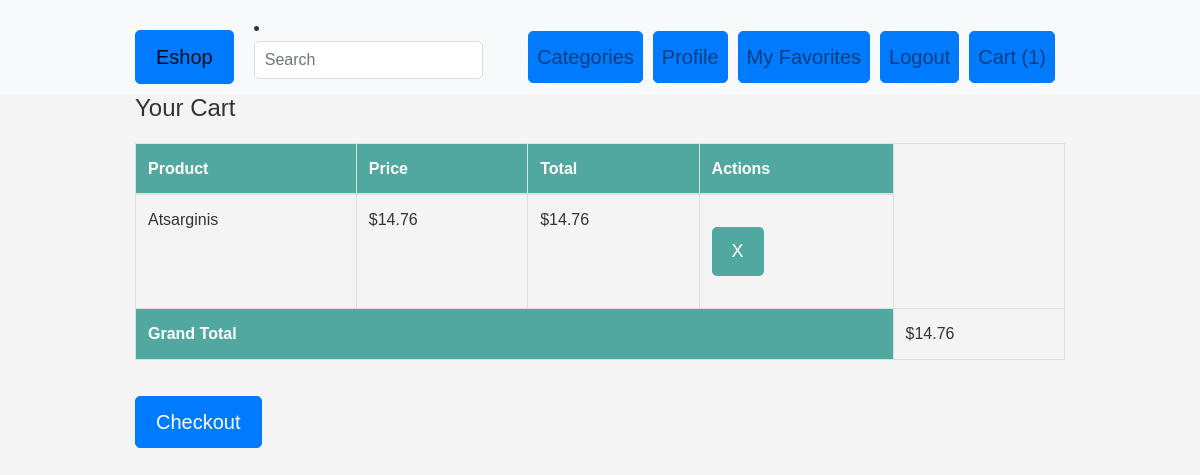
Screenshot of /cart-detail/ (signed in) with the database file from the repository.
### eshopas_app/models.py (models this page shows, shortened)
class Cart(models.Model):
    user = models.OneToOneField(User, on_delete=models.CASCADE)

class CartItem(models.Model):
    product = models.ForeignKey(Product, on_delete=models.CASCADE)
    quantity = models.PositiveIntegerField(default=1)
    created_at = models.DateTimeField(auto_now_add=True)
    cart = models.ForeignKey(Cart, on_delete=models.CASCADE, default=None)
    def total_price(self):
        return self.product.price * self.quantity

class Product(models.Model):
    product_id = models.IntegerField(default=0)
    name = models.CharField(max_length=100)
    price = models.DecimalField(max_digits=10, decimal_places=2)
    category = models.ForeignKey(Category, on_delete=models.CASCADE, default=1)
    image = models.ImageField(upload_to='product_images/', blank=True, null=True)
    thumbnail = ImageSpecField(source='image', processors=[ResizeToFill(150, 200)], format='JPEG', options={'quality': 90})
    is_featured = models.BooleanField(default=True)
    stock = models.PositiveIntegerField(default=0)
    description = models.TextField(blank=True)
    favorites = models.ManyToManyField(User, related_name='favorites', blank=True)

### eshopas_app/views.py (the view)
# urls.py: path('cart-detail/', views.cart_detail, name='cart_detail'),
@login_required
def cart_detail(request):
    user = request.user
    cart, created = Cart.objects.get_or_create(user=user)
    cart_items = CartItem.objects.filter(cart=cart)
    total_cart_value = sum(item.total_price() for item in cart_items)
    context = {
        'cart_items': cart_items,
        'total_cart_value': total_cart_value,
    }
    return render(request, 'cart_detail.html', context)

### eshopas_app/templates/cart_detail.html (shortened to what this page needs)
{% extends 'base.html' %}
{% load static %}
{% load myfilters %}
{% block content %}
    <h2>Your Cart</h2>
    <table class="table">
        <thead>
            <tr>
                <th>Product</th>
                <th>Price</th>
                <th>Total</th>
                <th>Actions</th>
            </tr>
        </thead>
        <tbody>
            {% for item in cart_items %}
                <tr>
                    <td>{{ item.product.name }}</td>
                    <td>${{ item.product.price }}</td>
                    <td>${{ item.total_price }}</td>
                    <td>
                        <form method="post" action="{% url 'remove_item' item.product.id %}">
                            <button type="submit">X</button>
                        </form>
                    </td>
                </tr>
            {% endfor %}
        </tbody>
        <tfoot>
            <tr>
                <th colspan="4">Grand Total</th>
                <td>${{ total_cart_value }}</td>
            </tr>
        </tfoot>
    </table>
    <a href="{% url 'checkout' %}" class="btn btn-primary">Checkout</a>
{% endblock %}

### eshopas_app/templates/base.html (shortened to what this page needs)
<!DOCTYPE html>
{% load static %}
{% load cart_tags %}
{% load myfilters %}
<html lang="en">
<head>
    <link rel="stylesheet" href="https://stackpath.bootstrapcdn.com/bootstrap/4.1.3/css/bootstrap.min.css">
    <link rel="stylesheet" type="text/css" href="{% static 'css/styles.css' %}">
</head>
<body>
<nav class="navbar navbar-expand-lg navbar-light bg-light">
    <div class="container">
        <a class="navbar-brand btn btn-primary" href="/">Eshop</a>
        <li>
            <form action="{% url 'search' %}" method="get" class="form-inline my-2 my-md-0">
                <input name="query" class="form-control" type="text" placeholder="Search">
            </form>
        </li>
        <div class="collapse navbar-collapse" id="navbarNavAltMarkup">
            <div class="navbar-nav ml-auto">
                <a class="nav-item nav-link btn btn-primary" href="/category/">Categories</a>
                {% if user.is_authenticated %}
                    <a class="nav-item nav-link btn btn-primary" href="/profile/">Profile</a>
                    <a class="nav-item nav-link btn btn-primary" href="/my-favorites/">My Favorites</a>
                    <a class="nav-item nav-link btn btn-primary" href="/logout/">Logout</a>
                    {% if request.user.cart %}
                        <a class="nav-item nav-link btn btn-primary cart-link" href="/cart-detail/">
                            Cart ({{ request.user.cart.cartitem_set.count }})
                        </a>
                    {% else %}
                        <a class="nav-item nav-link btn btn-primary cart-link" href="/cart-detail/">
                            Cart (0)
                        </a>
                    {% endif %}
                {% else %}
                    <a class="nav-item nav-link btn btn-primary" href="{% url 'login' %}">Login</a>
                    <a class="nav-item nav-link btn btn-primary" href="/register/">Register</a>
                {% endif %}
            </div>
        </div>
    </div>
</nav>
<div class="container">
    {% block content %}
    {% endblock %}
</div>
</body>
</html>

### static/css/styles.css (style rules this page uses)
body { font-family: Arial, sans-serif; line-height: 1.6; color: #333; background-color: #f4f4f4; margin: 0; padding: 0; }
.container { width: 80%; margin: auto; overflow: hidden; }
form { margin: 20px 0; }
form input[type="text"], form input[type="email"], form textarea { width: 100%; padding: 10px; border-radius: 5px; border: 1px solid #ddd; }
button { display: inline-block; color: #fff; background-color: #50a8a0; padding: 10px 20px; border: none; border-radius: 5px; cursor: pointer; text-decoration: none; }
table { width: 100%; border-collapse: collapse; margin: 20px 0; }
table, th, td { border: 1px solid #ddd; }
th, td { text-align: left; padding: 15px; }
th { background-color: #50a8a0; color: white; }
.btn { border-radius: 5px; padding: 8px 16px; font-size: 16px; text-align: center; text-decoration: none; cursor: pointer; transition: background-color 0.3s ease; }
.btn-primary { color: #ffffff; background-color: #007bff; border-color: #007bff; }
.navbar { padding: 10px 0; }
.navbar-brand { margin-right: 20px; }
.navbar-nav .btn { margin-right: 10px; }
.cart-link { position: relative; }
h2 { font-size: 24px; }
button { font-size: 18px; padding: 10px 20px; border: none; border-radius: 5px; cursor: pointer; }
a.btn-primary { font-size: 20px; margin-top: 20px; padding: 10px 20px; text-decoration: none; background-color: #007bff; color: #fff; border-radius: 5px; }

### rows the page displays
CartItem: product.name "Atsarginis", product.price "14.76", total_price "14.76"

### other values shown
{{ request.user.cart.cartitem_set.count }} "1"
{{ total_cart_value }} "14.76"
